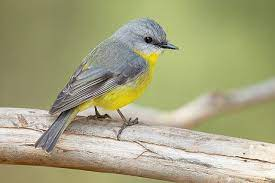
#> input picture Animals10/Bird/1.jpg, 275 x 183 px
$ python sift.py
#> lines starting #> are read from the running program, lines starting #| are printed output that depends on the picture
import numpy as np
import cv2 as cv

img = cv.imread('./Animals10/Bird/1.jpg')
#> img is the input picture: shape (183, 275, 3); mean B, G, R 127.9, 164.7, 166.1
gray= cv.cvtColor(img,cv.COLOR_BGR2GRAY)
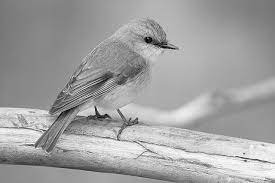
#> gray: shape (183, 275); min 0, max 255, mean 160.9

sift = cv.SIFT_create()
kp = sift.detect(gray,None)
#> kp = 152 keypoints; strongest (x, y, size): (148, 40, 5.3), (163, 45, 6.5), (93, 113, 2.6), (101, 112, 3.9)

img=cv.drawKeypoints(gray,kp,img)
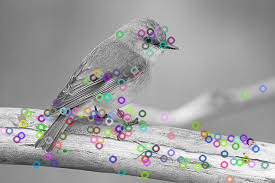
#> img: shape (183, 275, 3); mean B, G, R 158.9, 158.8, 158.9

cv.imshow('sift_keypoints.jpg',img)
cv.waitKey(0)

$ run again, with Animals10/Bird/10.jpg copied over Animals10/Bird/1.jpg
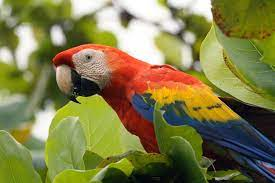
#> input picture Animals10/Bird/10.jpg, 275 x 183 px
#> img is the input picture: shape (183, 275, 3); mean B, G, R 72.6, 124.6, 129.1
#> `gray= cv.cvtColor(img,cv.COLOR_BGR2GRAY)`:
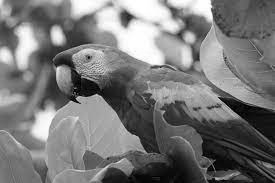
#> gray: shape (183, 275); min 0, max 255, mean 120
#> kp = 290 keypoints; strongest (x, y, size): (126, 18, 9.8), (57, 36, 9.4), (27, 40, 15.8), (216, 178, 2.2)
#> `img=cv.drawKeypoints(gray,kp,img)`:
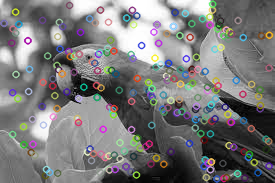
#> img: shape (183, 275, 3); mean B, G, R 121.7, 121.4, 121.7

$ run again, with Animals10/Bird/11.jpg copied over Animals10/Bird/1.jpg
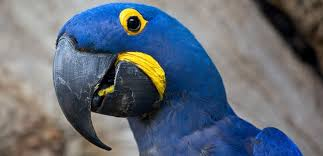
#> input picture Animals10/Bird/11.jpg, 323 x 156 px
#> img is the input picture: shape (156, 323, 3); mean B, G, R 118.6, 106.6, 97.5
#> `gray= cv.cvtColor(img,cv.COLOR_BGR2GRAY)`:
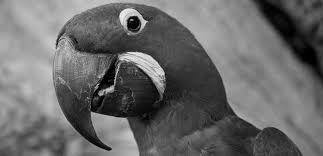
#> gray: shape (156, 323); min 0, max 242, mean 105.2
#> kp = 193 keypoints; strongest (x, y, size): (133, 23, 8), (111, 89, 4.4), (143, 22, 4.4), (101, 93, 3.2)
#> `img=cv.drawKeypoints(gray,kp,img)`:
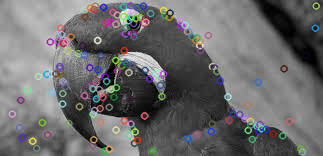
#> img: shape (156, 323, 3); mean B, G, R 107.7, 107, 107.5

$ run again, with Animals10/Bird/12.jpg copied over Animals10/Bird/1.jpg
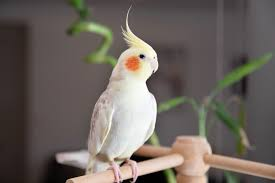
#> input picture Animals10/Bird/12.jpg, 275 x 183 px
#> img is the input picture: shape (183, 275, 3); mean B, G, R 93.9, 100.1, 108.2
#> `gray= cv.cvtColor(img,cv.COLOR_BGR2GRAY)`:
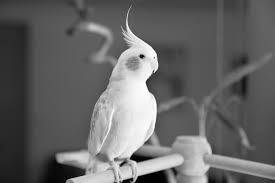
#> gray: shape (183, 275); min 0, max 255, mean 101.9
#> kp = 136 keypoints; strongest (x, y, size): (142, 56, 3), (138, 157, 8), (132, 179, 2.2), (121, 165, 2.3)
#> `img=cv.drawKeypoints(gray,kp,img)`:
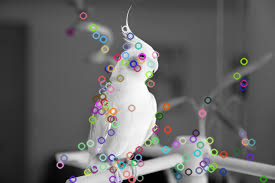
#> img: shape (183, 275, 3); mean B, G, R 101.6, 101.6, 102
